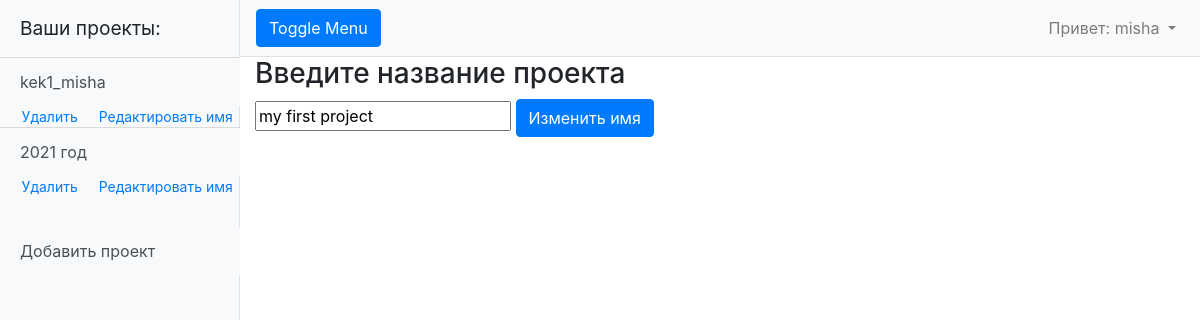
Screenshot of /create_project/21 (signed in) with the database file from the repository.
### myapp/models.py (models this page shows, shortened)
class Data(models.Model):
    month = 'M'
    FIELD = [
        (month, 'ежемесячные данные'),
    ]
    project = models.ForeignKey(Project, on_delete=models.CASCADE)
    project_type = models.CharField(max_length=1, choices=FIELD, default='M')
    data = models.TextField(default='0 0 0 0 0 0 0 0 0 0 0 0')
    begin_heating = models.DateField(default=f'{datetime.now().year - 1}-10-15')
    end_heating = models.DateField(default=f'{datetime.now().year}-04-15')
    coef = models.FloatField(default=1.1)

class Project(models.Model):
    user = models.ForeignKey(User, on_delete=models.CASCADE)
    project_name = models.CharField(max_length=255, unique=True)
    project_date_creation = models.DateTimeField(auto_now_add=True)

### myapp/views.py (the view, shortened to what this page needs)
# urls.py: path('create_project/<int:pk>', ProjectUpdate.as_view()),
@method_decorator(login_required, name='dispatch')
class ProjectUpdate(ListView):
    model = Data
    template_name = 'create_project.html'
    form_class = CreateProjectForm
    def get_context_data(self, **kwargs):
        context = super().get_context_data(**kwargs)
        context['a_project'] = Data.objects.filter(project__user__username=self.request.user)
        context['project_name'] = Data.objects.get(project__id=self.kwargs.get('pk')).project.project_name
        return context

### templates/create_project.html (shortened to what this page needs)
{% extends 'default.html' %}
{% block content %}
    <h3>Введите название проекта</h3>
    <form method="POST">
        {% if project_name %}
            <input required type="text" name="project_name" value="{{ project_name }}">
            <input class="btn btn-primary" type="submit" value="Изменить имя">
        {% else %}
            <input required type="text" name="project_name">
            <input class="btn btn-primary" type="submit" value="Создать проект">
        {% endif %}
    </form>
{% endblock content%}

### templates/default.html (shortened to what this page needs)
{% load static %}
<!DOCTYPE html>
<html lang="en">
<head>
    <link href="{% static 'vendor/bootstrap/css/bootstrap.min.css' %}" rel="stylesheet ">
    <link href="{% static 'css/simple-sidebar.css' %}" rel="stylesheet">
    <link href="{% static 'my_style.css' %}" rel="stylesheet">
    <link href="{% static 'style_for_graph' %}" rel="stylesheet">
</head>
<body>
  <div class="d-flex" id="wrapper">
    <div class="bg-light border-right" id="sidebar-wrapper" style="max-width: 240px;">
      <div class="sidebar-heading">Ваши проекты:</div>
      <div class="list-group list-group-flush">
          {% if user.is_authenticated %}
              {% for project in a_project %}
                  <a href="/projects/{{ project.id }}" class="list-group-item list-group-item-action bg-light" style="border-width: 1px 0 0;">{{ project.project.project_name }}</a>
                  <div class="div-del-ed">
                    <a class="" style="margin-left: 0; font-size: 14px" href="/delete/{{ project.project.id }}">Удалить</a>
                    <a class="" style="margin-left: 0; font-size: 14px" href="/create_project/{{ project.project.id }}">Редактировать имя</a>
                  </div>
              {% endfor %}
              <a href="/create_project" class="list-group-item list-group-item-action bg-light" style="margin-top: 30px;">Добавить проект</a>
          {% else %}
              <p class="list-group-item">Здесь будут отображаться ваши проекты </p>
          {% endif %}
      </div>
    </div>
    <div id="page-content-wrapper">
      <nav class="navbar navbar-expand-lg navbar-light bg-light border-bottom">
        <button class="btn btn-primary" id="menu-toggle">Toggle Menu</button>
        <div class="collapse navbar-collapse" id="navbarSupportedContent">
          <ul class="navbar-nav ml-auto mt-2 mt-lg-0">
            {% if user.is_authenticated %}
              <li class="nav-item dropdown">
                <a class="nav-link dropdown-toggle" href="#" id="navbarDropdown" role="button" data-toggle="dropdown" aria-haspopup="true" aria-expanded="false">
                  <span>Привет: {{ user.username }}</span>
                </a>
              </li>
            {% endif %}
          </ul>
        </div>
      </nav>
      <div class="container-fluid">
        {% block content %}{% endblock content %}
      </div>
    </div>
  </div>
</body>
</html>

### static/css/simple-sidebar.css (style rules this page uses)
#wrapper { overflow-x: hidden; }
#sidebar-wrapper { min-height: 100vh; margin-left: -15rem; -webkit-transition: margin .25s ease-out; -moz-transition: margin .25s ease-out; -o-transition: margin .25s ease-out; transition: margin .25s ease-out; }
#sidebar-wrapper .sidebar-heading { padding: 0.875rem 1.25rem; font-size: 1.2rem; }
#sidebar-wrapper .list-group { width: 15rem; }
#page-content-wrapper { min-width: 100vw; }
@media (min-width: 768px) { #sidebar-wrapper { margin-left: 0; } }
@media (min-width: 768px) { #page-content-wrapper { min-width: 0; width: 100%; } }

### static/my_style.css (style rules this page uses)
.div-del-ed { display: flex; justify-content: space-between; width: 88%; margin-left: 9%; }

### rows the page displays
Data: project.project_name "kek1_misha"
Data: project.project_name "2021 год"
Project: project_name "my first project"

### other values shown
{{ user.username }} "misha"
